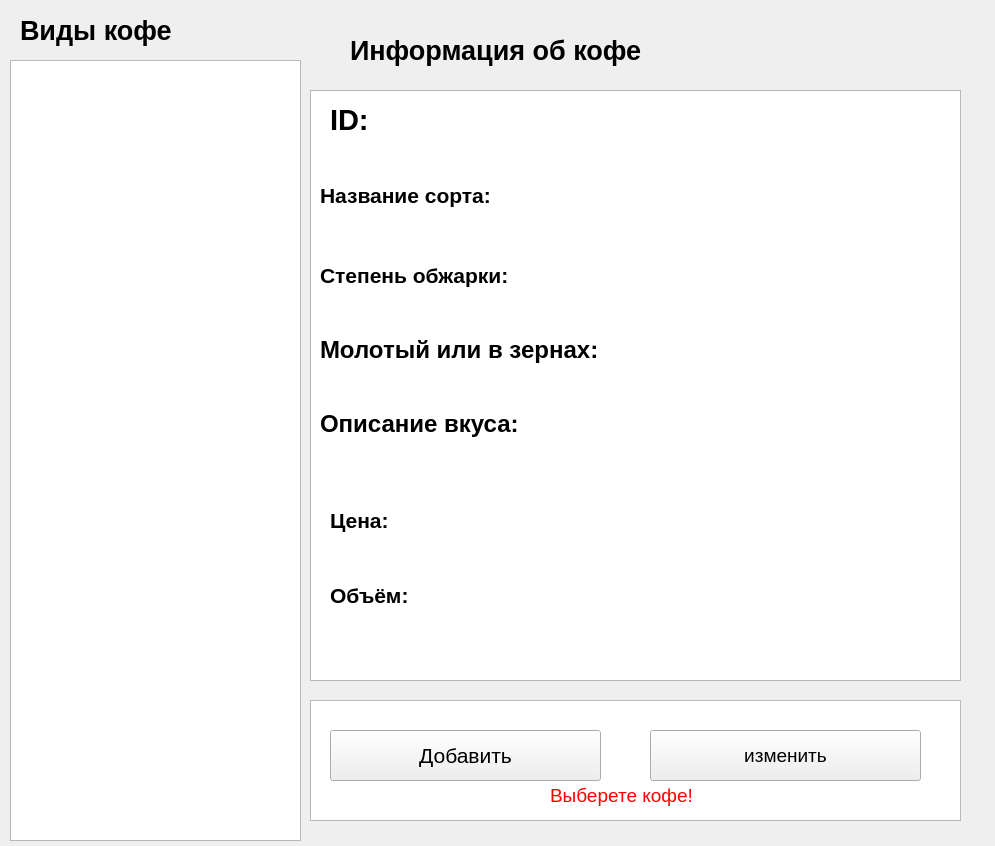
<?xml version="1.0" encoding="UTF-8"?>
<ui version="4.0">
 <class>Form</class>
 <widget class="QWidget" name="Form">
  <property name="geometry">
   <rect>
    <x>0</x>
    <y>0</y>
    <width>995</width>
    <height>846</height>
   </rect>
  </property>
  <property name="windowTitle">
   <string>Form</string>
  </property>
  <widget class="QListWidget" name="listWidget">
   <property name="geometry">
    <rect>
     <x>10</x>
     <y>60</y>
     <width>291</width>
     <height>781</height>
    </rect>
   </property>
  </widget>
  <widget class="QLabel" name="label">
   <property name="geometry">
    <rect>
     <x>20</x>
     <y>0</y>
     <width>431</width>
     <height>61</height>
    </rect>
   </property>
   <property name="text">
    <string>&lt;html&gt;&lt;head/&gt;&lt;body&gt;&lt;p&gt;&lt;span style=&quot; font-size:20pt; font-weight:600;&quot;&gt;Виды кофе&lt;/span&gt;&lt;/p&gt;&lt;/body&gt;&lt;/html&gt;</string>
   </property>
  </widget>
  <widget class="QLabel" name="label_2">
   <property name="geometry">
    <rect>
     <x>350</x>
     <y>10</y>
     <width>461</width>
     <height>81</height>
    </rect>
   </property>
   <property name="text">
    <string>&lt;html&gt;&lt;head/&gt;&lt;body&gt;&lt;p&gt;&lt;span style=&quot; font-size:20pt; font-weight:600;&quot;&gt;Информация об кофе&lt;/span&gt;&lt;/p&gt;&lt;/body&gt;&lt;/html&gt;</string>
   </property>
  </widget>
  <widget class="QLabel" name="label_3">
   <property name="geometry">
    <rect>
     <x>330</x>
     <y>80</y>
     <width>111</width>
     <height>81</height>
    </rect>
   </property>
   <property name="toolTip">
    <string>&lt;html&gt;&lt;head/&gt;&lt;body&gt;&lt;p&gt;&lt;span style=&quot; font-size:22pt; font-weight:600;&quot;&gt;ID&lt;/span&gt;&lt;/p&gt;&lt;/body&gt;&lt;/html&gt;</string>
   </property>
   <property name="text">
    <string>&lt;html&gt;&lt;head/&gt;&lt;body&gt;&lt;p&gt;&lt;span style=&quot; font-size:22pt; font-weight:600;&quot;&gt;ID:&lt;/span&gt;&lt;/p&gt;&lt;/body&gt;&lt;/html&gt;</string>
   </property>
  </widget>
  <widget class="QLabel" name="ID_lab">
   <property name="geometry">
    <rect>
     <x>400</x>
     <y>90</y>
     <width>191</width>
     <height>71</height>
    </rect>
   </property>
   <property name="font">
    <font>
     <pointsize>14</pointsize>
    </font>
   </property>
   <property name="text">
    <string/>
   </property>
  </widget>
  <widget class="QLabel" name="label_4">
   <property name="geometry">
    <rect>
     <x>320</x>
     <y>150</y>
     <width>351</width>
     <height>91</height>
    </rect>
   </property>
   <property name="text">
    <string>&lt;html&gt;&lt;head/&gt;&lt;body&gt;&lt;p&gt;&lt;span style=&quot; font-size:16pt; font-weight:600;&quot;&gt;Название сорта:&lt;/span&gt;&lt;/p&gt;&lt;/body&gt;&lt;/html&gt;</string>
   </property>
  </widget>
  <widget class="QLabel" name="name_lab">
   <property name="geometry">
    <rect>
     <x>570</x>
     <y>160</y>
     <width>311</width>
     <height>91</height>
    </rect>
   </property>
   <property name="font">
    <font>
     <pointsize>14</pointsize>
    </font>
   </property>
   <property name="text">
    <string/>
   </property>
  </widget>
  <widget class="QLabel" name="label_5">
   <property name="geometry">
    <rect>
     <x>320</x>
     <y>210</y>
     <width>391</width>
     <height>131</height>
    </rect>
   </property>
   <property name="text">
    <string>&lt;html&gt;&lt;head/&gt;&lt;body&gt;&lt;p&gt;&lt;span style=&quot; font-size:16pt; font-weight:600;&quot;&gt;Степень обжарки:&lt;/span&gt;&lt;/p&gt;&lt;/body&gt;&lt;/html&gt;</string>
   </property>
  </widget>
  <widget class="QLabel" name="degree">
   <property name="geometry">
    <rect>
     <x>590</x>
     <y>230</y>
     <width>291</width>
     <height>91</height>
    </rect>
   </property>
   <property name="font">
    <font>
     <pointsize>14</pointsize>
    </font>
   </property>
   <property name="text">
    <string/>
   </property>
  </widget>
  <widget class="QLabel" name="label_6">
   <property name="geometry">
    <rect>
     <x>320</x>
     <y>410</y>
     <width>331</width>
     <height>81</height>
    </rect>
   </property>
   <property name="text">
    <string>&lt;html&gt;&lt;head/&gt;&lt;body&gt;&lt;p&gt;&lt;span style=&quot; font-size:18pt; font-weight:600;&quot;&gt;Описание вкуса:&lt;/span&gt;&lt;/p&gt;&lt;p&gt;&lt;span style=&quot; font-size:18pt;&quot;&gt;&lt;br/&gt;&lt;/span&gt;&lt;/p&gt;&lt;/body&gt;&lt;/html&gt;</string>
   </property>
  </widget>
  <widget class="QLabel" name="taste">
   <property name="geometry">
    <rect>
     <x>590</x>
     <y>400</y>
     <width>371</width>
     <height>71</height>
    </rect>
   </property>
   <property name="font">
    <font>
     <pointsize>14</pointsize>
    </font>
   </property>
   <property name="text">
    <string/>
   </property>
  </widget>
  <widget class="QLabel" name="label_7">
   <property name="geometry">
    <rect>
     <x>320</x>
     <y>320</y>
     <width>461</width>
     <height>61</height>
    </rect>
   </property>
   <property name="text">
    <string>&lt;html&gt;&lt;head/&gt;&lt;body&gt;&lt;p&gt;&lt;span style=&quot; font-size:18pt; font-weight:600;&quot;&gt;Молотый или в зернах:&lt;/span&gt;&lt;/p&gt;&lt;/body&gt;&lt;/html&gt;</string>
   </property>
  </widget>
  <widget class="QLabel" name="status">
   <property name="geometry">
    <rect>
     <x>700</x>
     <y>310</y>
     <width>291</width>
     <height>91</height>
    </rect>
   </property>
   <property name="font">
    <font>
     <pointsize>14</pointsize>
    </font>
   </property>
   <property name="text">
    <string/>
   </property>
  </widget>
  <widget class="QLabel" name="label_9">
   <property name="geometry">
    <rect>
     <x>330</x>
     <y>460</y>
     <width>329</width>
     <height>121</height>
    </rect>
   </property>
   <property name="text">
    <string>&lt;html&gt;&lt;head/&gt;&lt;body&gt;&lt;p&gt;&lt;span style=&quot; font-size:16pt; font-weight:600;&quot;&gt;Цена:&lt;/span&gt;&lt;/p&gt;&lt;/body&gt;&lt;/html&gt;</string>
   </property>
  </widget>
  <widget class="QLabel" name="price">
   <property name="geometry">
    <rect>
     <x>440</x>
     <y>490</y>
     <width>311</width>
     <height>81</height>
    </rect>
   </property>
   <property name="font">
    <font>
     <pointsize>14</pointsize>
    </font>
   </property>
   <property name="text">
    <string>&lt;html&gt;&lt;head/&gt;&lt;body&gt;&lt;p&gt;&lt;br/&gt;&lt;/p&gt;&lt;/body&gt;&lt;/html&gt;</string>
   </property>
  </widget>
  <widget class="QLabel" name="label_10">
   <property name="geometry">
    <rect>
     <x>330</x>
     <y>550</y>
     <width>181</width>
     <height>91</height>
    </rect>
   </property>
   <property name="text">
    <string>&lt;html&gt;&lt;head/&gt;&lt;body&gt;&lt;p&gt;&lt;span style=&quot; font-size:16pt; font-weight:600;&quot;&gt;Объём:&lt;/span&gt;&lt;/p&gt;&lt;/body&gt;&lt;/html&gt;</string>
   </property>
  </widget>
  <widget class="QLabel" name="volum">
   <property name="geometry">
    <rect>
     <x>450</x>
     <y>560</y>
     <width>321</width>
     <height>71</height>
    </rect>
   </property>
   <property name="font">
    <font>
     <pointsize>14</pointsize>
    </font>
   </property>
   <property name="text">
    <string/>
   </property>
  </widget>
  <widget class="QListView" name="listView">
   <property name="geometry">
    <rect>
     <x>310</x>
     <y>90</y>
     <width>651</width>
     <height>591</height>
    </rect>
   </property>
  </widget>
  <widget class="QListView" name="listView_2">
   <property name="geometry">
    <rect>
     <x>310</x>
     <y>700</y>
     <width>651</width>
     <height>121</height>
    </rect>
   </property>
  </widget>
  <widget class="QPushButton" name="add_butt">
   <property name="geometry">
    <rect>
     <x>330</x>
     <y>730</y>
     <width>271</width>
     <height>51</height>
    </rect>
   </property>
   <property name="font">
    <font>
     <pointsize>16</pointsize>
    </font>
   </property>
   <property name="text">
    <string>Добавить</string>
   </property>
  </widget>
  <widget class="QPushButton" name="change_but">
   <property name="geometry">
    <rect>
     <x>650</x>
     <y>730</y>
     <width>271</width>
     <height>51</height>
    </rect>
   </property>
   <property name="font">
    <font>
     <pointsize>14</pointsize>
    </font>
   </property>
   <property name="text">
    <string>изменить</string>
   </property>
  </widget>
  <widget class="QLabel" name="error_label">
   <property name="geometry">
    <rect>
     <x>550</x>
     <y>770</y>
     <width>391</width>
     <height>51</height>
    </rect>
   </property>
   <property name="font">
    <font>
     <pointsize>14</pointsize>
    </font>
   </property>
   <property name="styleSheet">
    <string notr="true">color: rgb(255, 0, 0);</string>
   </property>
   <property name="text">
    <string>Выберете кофе!</string>
   </property>
  </widget>
  <zorder>listView</zorder>
  <zorder>listWidget</zorder>
  <zorder>label</zorder>
  <zorder>label_2</zorder>
  <zorder>label_3</zorder>
  <zorder>ID_lab</zorder>
  <zorder>label_4</zorder>
  <zorder>name_lab</zorder>
  <zorder>label_5</zorder>
  <zorder>degree</zorder>
  <zorder>label_6</zorder>
  <zorder>taste</zorder>
  <zorder>label_7</zorder>
  <zorder>status</zorder>
  <zorder>label_9</zorder>
  <zorder>price</zorder>
  <zorder>label_10</zorder>
  <zorder>volum</zorder>
  <zorder>listView_2</zorder>
  <zorder>add_butt</zorder>
  <zorder>change_but</zorder>
  <zorder>error_label</zorder>
 </widget>
 <resources/>
 <connections/>
</ui>
